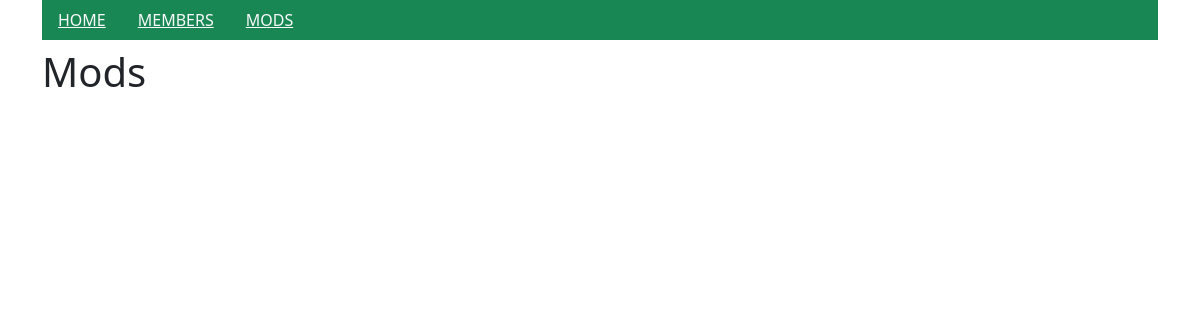
/mods/, run on an earlier commit of the app's database.
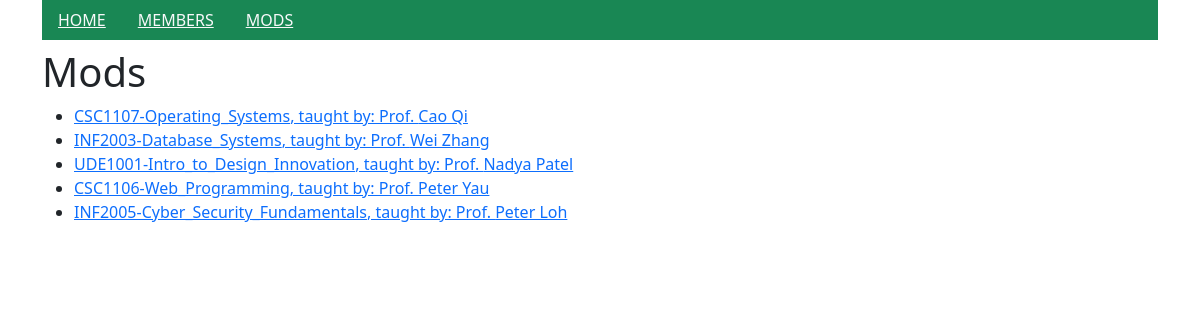
And on a later commit of the database.
### members/models.py (models this page shows)
class Mods(models.Model):
    modname = models.CharField(max_length=255)
    taughtby = models.CharField(max_length=255)
    credits = models.IntegerField(null=True)

### members/views.py (the view)
# urls.py: path('mods/', views.mods, name='mods'),
def mods(request):
    mymods = Mods.objects.all().values()
    template = loader.get_template('all_mods.html')
    context = {
        'mymods': mymods,
    }
    return HttpResponse(template.render(context, request))

### members/templates/all_mods.html (shortened to what this page needs)
{% extends "master.html" %}
{% block content %}
  <h1>Mods</h1>
  <ul>
    {% for x in mymods %}
      <li><a href="details/{{ x.id }}">{{ x.modname }}, taught by: Prof. {{ x.taughtby }}</a></li>
    {% endfor %}
  </ul>
{% endblock %}

### members/templates/master.html (shortened to what this page needs)
<!DOCTYPE html>
<html>
<head>
  {% load bootstrap5 %}
  {% bootstrap_css %}
</head>
<body>
<div class="container">
  <ul class="nav bg-success">
    <li class="nav-item">
      <a class="nav-link link-light" href="/"><u>HOME</u></a>
    </li>
    <li class="nav-item">
      <a class="nav-link link-light" href="/members"><u>MEMBERS</u></a>
    </li>
    <li class="nav-item">
        <a class="nav-link link-light" href="/mods"><u>MODS</u></a>
    </li>
  </ul>
  {% block content %}
  {% endblock %}
</div>
</body>
</html>

What changed in the data, as far as the page shows it:
added Mods: modname "CSC1107-Operating_Systems", taughtby "Cao Qi"
added Mods: modname "INF2003-Database_Systems", taughtby "Wei Zhang"
added Mods: modname "UDE1001-Intro_to_Design_Innovation", taughtby "Nadya Patel"
added Mods: modname "CSC1106-Web_Programming", taughtby "Peter Yau"
added Mods: modname "INF2005-Cyber_Security_Fundamentals", taughtby "Peter Loh"
